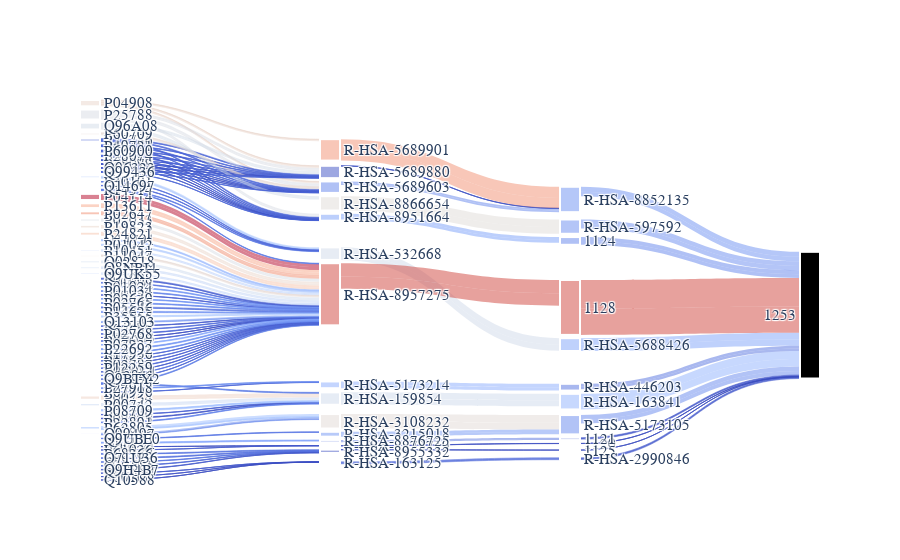

Notebook code for this chart:
### Code cell
query_node = "R-HSA-597592"

IG.plot_subgraph_sankey(
    query_node, upstream=True, savename="img/subgraph_sankey.png", cmap="coolwarm"
)
